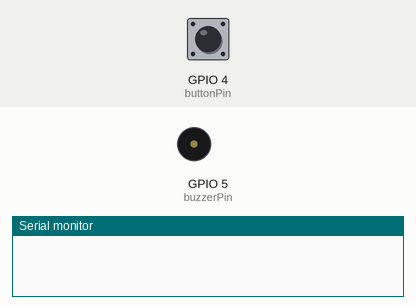
Simulated run of this sketch. Board: ESP32-C3. Parts: buzzer (waves = sounding, pin HIGH), the last lines printed to the serial monitor. The test bench sets the inputs (shaded band); at power-on: GPIO 4 (buttonPin) HIGH.

Above: at 1.2 s.
1.3 s: GPIO 4 (buttonPin) pulled LOW for 3.2 s
At 2.1 s:
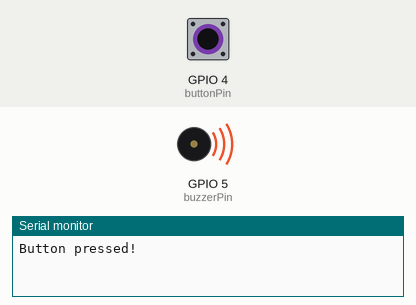
Timing chart, 0 to 5.8 s (numbered marks = the images above; inputs shaded):
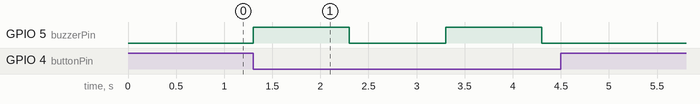

The sketch:

press-buzzer-arduino-esp32c3.ino
```cpp
const int buttonPin = 4;
const int buzzerPin = 5;
bool buttonState = 0;

void setup() {
  pinMode(buttonPin, INPUT_PULLUP);
  pinMode(buzzerPin, OUTPUT);
  digitalWrite(buzzerPin, LOW);
  Serial.begin(115200);
}

void loop() {
  buttonState = digitalRead(buttonPin);
  if (buttonState == LOW) {
    Serial.println("Button pressed!");
    digitalWrite(buzzerPin, HIGH);  // Buzzer sound is on
    delay(1000);
    digitalWrite(buzzerPin, LOW);  // Buzzer sound is off
    delay(1000);
  }
}
```

Measured:
- after the input at 1.3 s, GPIO 5 (buzzerPin): alternates HIGH for 1.0 s and LOW for 1.0 s, 4 changes in all, then stays LOW, starting at once
